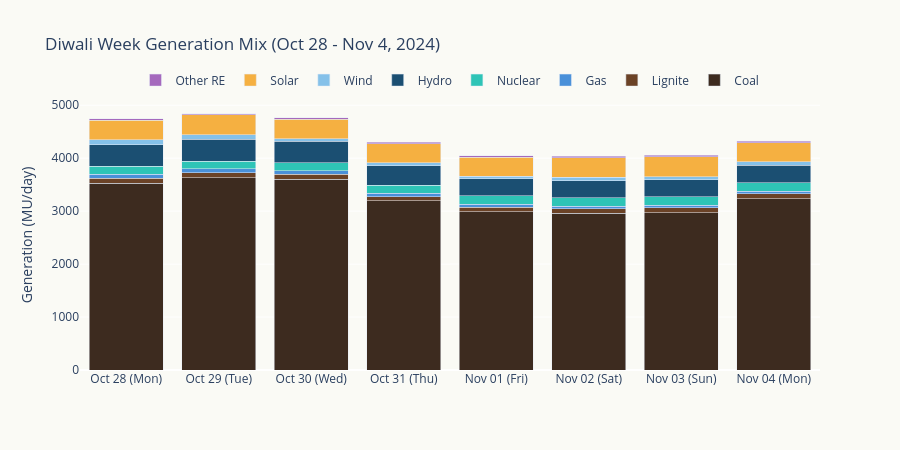

The notebook cell saved with this chart:
### Markdown cell above
## 3. The Diwali Effect

### Code cell
# Diwali week: Oct 28 - Nov 4
diwali_mask = (df24['date'] >= '2024-10-28') & (df24['date'] <= '2024-11-04')
diwali_week = df24[diwali_mask]

fig = go.Figure()

for col, label in zip(fuel_cols, ['Coal','Lignite','Gas','Nuclear','Hydro','Wind','Solar','Other RE']):
    fig.add_trace(go.Bar(
        x=diwali_week['date'].dt.strftime('%b %d (%a)'),
        y=diwali_week[col],
        name=label, marker_color=palette[col],
        hovertemplate=f'{label}: %{{y:.0f}} MU<extra></extra>',
    ))

fig.update_layout(
    title='Diwali Week Generation Mix (Oct 28 - Nov 4, 2024)',
    yaxis_title='Generation (MU/day)',
    barmode='stack',
    plot_bgcolor='#FAFAF5', paper_bgcolor='#FAFAF5',
    height=450,
    legend=dict(orientation='h', yanchor='bottom', y=1.02, x=0.5, xanchor='center'),
)
fig.show()

nov1 = df24[df24['date'] == '2024-11-01'].iloc[0]
nov2 = df24[df24['date'] == '2024-11-02'].iloc[0]
print(f'Diwali (Nov 1): {nov1["total"]:.0f} MU ({(nov1["total"]/annual_avg-1)*100:+.1f}% vs avg)')
print(f'Day after (Nov 2): {nov2["total"]:.0f} MU ({(nov2["total"]/annual_avg-1)*100:+.1f}% vs avg) — LOWEST day of 2024!')

### Figure 1 — Plotly figure (JSON) as saved in the notebook; plotly's stock layout.template omitted (floating-point values rounded to 4 significant figures)
{"data": [{"hovertemplate": "Coal: %{y:.0f} MU<extra></extra>", "marker": {"color": "#3D2B1F"}, "name": "Coal", "type": "bar", "x": ["Oct 28 (Mon)", "Oct 29 (Tue)", "Oct 30 (Wed)", "Oct 31 (Thu)", "Nov 01 (Fri)", "Nov 02 (Sat)", "Nov 03 (Sun)", "Nov 04 (Mon)"], "y": [3531.0, 3635.0, 3606.0, 3194.0, 2988.0, 2956.0, 2969.0, 3237.0]}, {"hovertemplate": "Lignite: %{y:.0f} MU<extra></extra>", "marker": {"color": "#6B4226"}, "name": "Lignite", "type": "bar", "x": ["Oct 28 (Mon)", "Oct 29 (Tue)", "Oct 30 (Wed)", "Oct 31 (Thu)", "Nov 01 (Fri)", "Nov 02 (Sat)", "Nov 03 (Sun)", "Nov 04 (Mon)"], "y": [93.85, 91.94, 86.92, 81.91, 88.84, 89.11, 91.72, 91.99]}, {"hovertemplate": "Gas: %{y:.0f} MU<extra></extra>", "marker": {"color": "#4A90D9"}, "name": "Gas", "type": "bar", "x": ["Oct 28 (Mon)", "Oct 29 (Tue)", "Oct 30 (Wed)", "Oct 31 (Thu)", "Nov 01 (Fri)", "Nov 02 (Sat)", "Nov 03 (Sun)", "Nov 04 (Mon)"], "y": [74.26, 72.61, 66.3, 60.37, 51.94, 48.5, 49.34, 50.44]}, {"hovertemplate": "Nuclear: %{y:.0f} MU<extra></extra>", "marker": {"color": "#2EC4B6"}, "name": "Nuclear", "type": "bar", "x": ["Oct 28 (Mon)", "Oct 29 (Tue)", "Oct 30 (Wed)", "Oct 31 (Thu)", "Nov 01 (Fri)", "Nov 02 (Sat)", "Nov 03 (Sun)", "Nov 04 (Mon)"], "y": [146.4, 142.9, 156.4, 157.1, 158.4, 158.4, 159.5, 158.0]}, {"hovertemplate": "Hydro: %{y:.0f} MU<extra></extra>", "marker": {"color": "#1B4F72"}, "name": "Hydro", "type": "bar", "x": ["Oct 28 (Mon)", "Oct 29 (Tue)", "Oct 30 (Wed)", "Oct 31 (Thu)", "Nov 01 (Fri)", "Nov 02 (Sat)", "Nov 03 (Sun)", "Nov 04 (Mon)"], "y": [412.9, 419.6, 404.4, 360.4, 323.6, 326.7, 323.1, 334.6]}, {"hovertemplate": "Wind: %{y:.0f} MU<extra></extra>", "marker": {"color": "#85C1E9"}, "name": "Wind", "type": "bar", "x": ["Oct 28 (Mon)", "Oct 29 (Tue)", "Oct 30 (Wed)", "Oct 31 (Thu)", "Nov 01 (Fri)", "Nov 02 (Sat)", "Nov 03 (Sun)", "Nov 04 (Mon)"], "y": [88.54, 81.39, 47.1, 60.68, 53.0, 58.08, 61.01, 58.83]}, {"hovertemplate": "Solar: %{y:.0f} MU<extra></extra>", "marker": {"color": "#F5B041"}, "name": "Solar", "type": "bar", "x": ["Oct 28 (Mon)", "Oct 29 (Tue)", "Oct 30 (Wed)", "Oct 31 (Thu)", "Nov 01 (Fri)", "Nov 02 (Sat)", "Nov 03 (Sun)", "Nov 04 (Mon)"], "y": [373.6, 374.8, 365.8, 362.7, 357.0, 372.2, 374.2, 362.4]}, {"hovertemplate": "Other RE: %{y:.0f} MU<extra></extra>", "marker": {"color": "#A569BD"}, "name": "Other RE", "type": "bar", "x": ["Oct 28 (Mon)", "Oct 29 (Tue)", "Oct 30 (Wed)", "Oct 31 (Thu)", "Nov 01 (Fri)", "Nov 02 (Sat)", "Nov 03 (Sun)", "Nov 04 (Mon)"], "y": [27.25, 25.99, 27.02, 26.9, 26.86, 27.03, 28.06, 27.26]}], "layout": {"barmode": "stack", "height": 450, "legend": {"orientation": "h", "x": 0.5, "xanchor": "center", "y": 1.02, "yanchor": "bottom"}, "paper_bgcolor": "#FAFAF5", "plot_bgcolor": "#FAFAF5", "title": {"text": "Diwali Week Generation Mix (Oct 28 - Nov 4, 2024)"}, "yaxis": {"title": {"text": "Generation (MU/day)"}}}}
